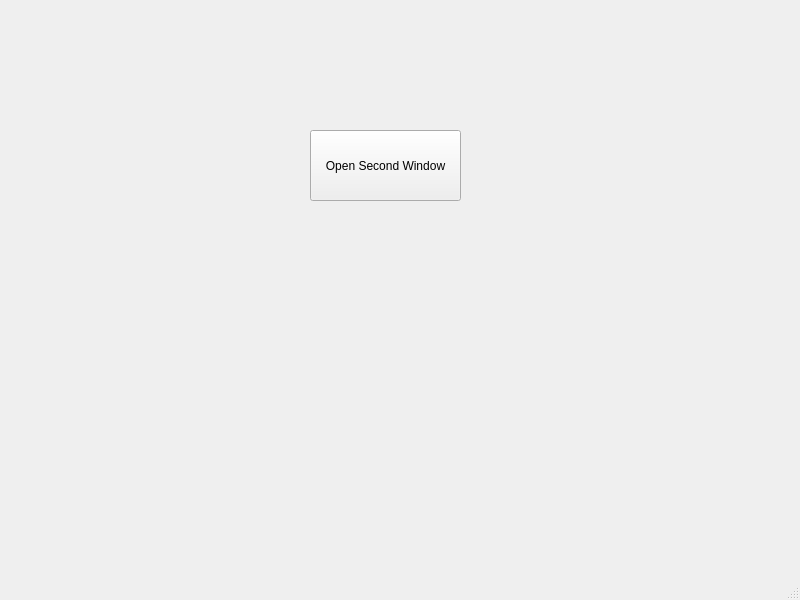
<?xml version="1.0" encoding="UTF-8"?>
<ui version="4.0">
 <class>MainWindow</class>
 <widget class="QMainWindow" name="MainWindow">
  <property name="geometry">
   <rect>
    <x>0</x>
    <y>0</y>
    <width>800</width>
    <height>600</height>
   </rect>
  </property>
  <property name="windowTitle">
   <string>MainWindow</string>
  </property>
  <widget class="QWidget" name="centralwidget">
   <widget class="QPushButton" name="pushButton">
    <property name="geometry">
     <rect>
      <x>310</x>
      <y>130</y>
      <width>151</width>
      <height>71</height>
     </rect>
    </property>
    <property name="text">
     <string>Open Second Window</string>
    </property>
   </widget>
  </widget>
  <widget class="QMenuBar" name="menubar">
   <property name="geometry">
    <rect>
     <x>0</x>
     <y>0</y>
     <width>800</width>
     <height>26</height>
    </rect>
   </property>
  </widget>
  <widget class="QStatusBar" name="statusbar"/>
 </widget>
 <resources/>
 <connections/>
</ui>
